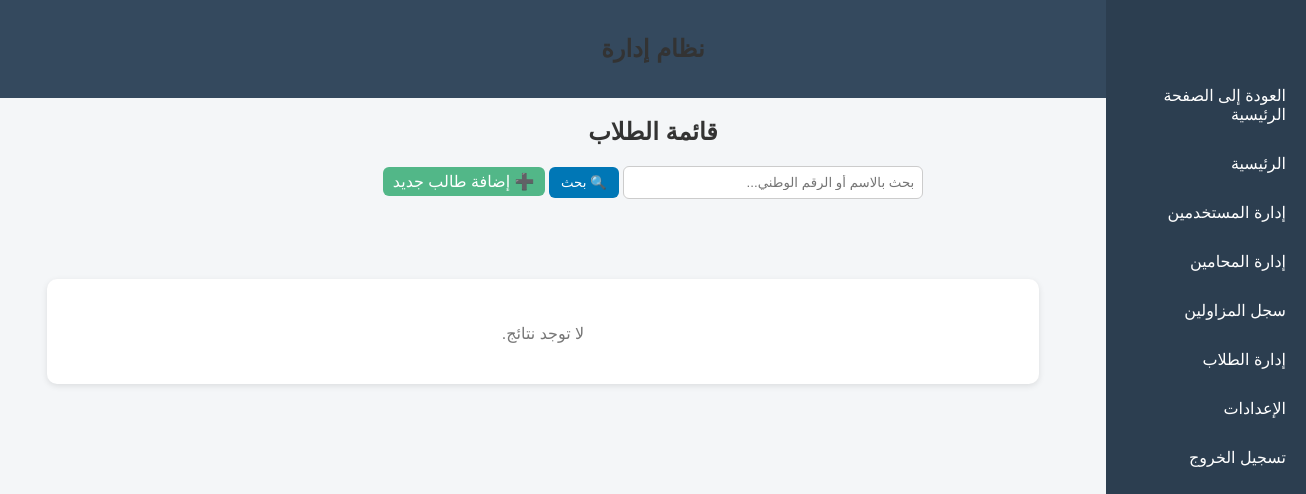
The page /admin/students/students.php (signed in) on the database as committed earlier.
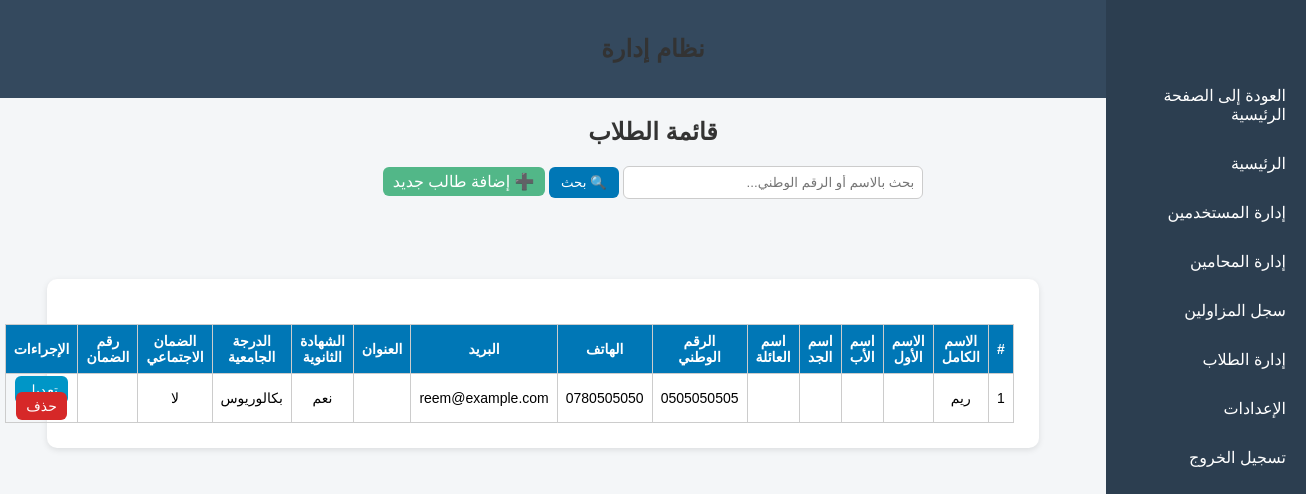
The same page on the database as committed later.
### tables this page shows
CREATE TABLE `students` (
  `student_id` int(11) NOT NULL,
  `user_id` int(11) NOT NULL,
  `highschool_certificate` enum('نعم','لا') NOT NULL DEFAULT 'لا',
  `university_degree` enum('بكالوريوس','ماجستير','دكتوراه') DEFAULT NULL,
  `no_conviction_doc` varchar(255) DEFAULT NULL,
  `good_conduct_doc` varchar(255) DEFAULT NULL,
  `social_security` enum('نعم','لا') NOT NULL DEFAULT 'لا',
  `social_security_number` varchar(100) DEFAULT NULL,
  `created_at` datetime NOT NULL DEFAULT current_timestamp(),
  `updated_at` datetime NOT NULL DEFAULT current_timestamp() ON UPDATE current_timestamp(),
  `full_name` varchar(200) DEFAULT NULL,
  `first_name` varchar(100) DEFAULT NULL,
  `father_name` varchar(100) DEFAULT NULL,
  `grandfather_name` varchar(100) DEFAULT NULL,
  `family_name` varchar(100) DEFAULT NULL,
  `national_id` varchar(30) DEFAULT NULL,
  `phone` varchar(30) DEFAULT NULL,
  `email` varchar(150) DEFAULT NULL,
  `home_address` varchar(255) DEFAULT NULL
);

CREATE TABLE `users` (
  `user_id` int(11) NOT NULL,
  `full_name` varchar(200) NOT NULL,
  `national_id` varchar(30) NOT NULL,
  `phone` varchar(30) DEFAULT NULL,
  `email` varchar(150) NOT NULL,
  `address` varchar(255) DEFAULT NULL,
  `password` varchar(255) NOT NULL,
  `role` enum('student','lawyer','admin') NOT NULL DEFAULT 'student',
  `created_at` datetime NOT NULL DEFAULT current_timestamp(),
  `updated_at` datetime NOT NULL DEFAULT current_timestamp() ON UPDATE current_timestamp(),
  `first_name` varchar(100) DEFAULT NULL,
  `father_name` varchar(100) DEFAULT NULL,
  `grandfather_name` varchar(100) DEFAULT NULL,
  `family_name` varchar(100) DEFAULT NULL,
  `home_address` varchar(255) DEFAULT NULL,
  `office_address` varchar(255) DEFAULT NULL,
  `highschool_certificate` enum('نعم','لا') DEFAULT 'لا',
  `university_degree` enum('بكالوريوس','ماجستير','دكتوراه') DEFAULT NULL,
  `no_conviction_doc` varchar(255) DEFAULT NULL,
  `good_conduct_doc` varchar(255) DEFAULT NULL,
  `social_security` enum('نعم','لا') DEFAULT 'لا',
  `social_security_number` varchar(100) DEFAULT NULL
);

### admin/students/students.php (the view, shortened to what this page needs)
<?php
require_once("../../config/db.php");
include("../includes/header.php");
$search = $_GET['search'] ?? "";
$query = "
    SELECT s.*, u.full_name, u.first_name, u.father_name, u.grandfather_name, u.family_name,
           u.national_id, u.phone, u.email, u.home_address
    FROM students s
    JOIN users u ON s.user_id = u.user_id
";
$query .= " ORDER BY u.full_name ASC";
$stmt = $pdo->prepare($query);
if ($search) {
    $stmt->execute([":s" => "%$search%"]);
} else {
    $stmt->execute();
}
$students = $stmt->fetchAll(PDO::FETCH_ASSOC);
?>
<!DOCTYPE html>
<html lang="ar" dir="rtl">
<head>
<link rel="stylesheet" href="../../assets/css/admin.css">
</head>
<body>
<h2>قائمة الطلاب</h2>
<form method="GET">
    <input type="text" name="search" placeholder="بحث بالاسم أو الرقم الوطني..." value="<?= htmlspecialchars($search) ?>">
    <button type="submit">🔍 بحث</button>
    <a href="add_student.php" class="btn" style="background:#52b788;">➕ إضافة طالب جديد</a>
</form>
<div class="admin-container">
<?php include("../includes/sidebar.php"); ?>
<div class="container">
<?php if ($students): ?>
<table>
<thead>
<tr>
    <th>#</th>
    <th>الاسم الكامل</th>
    <th>الاسم الأول</th>
    <th>اسم الأب</th>
    <th>اسم الجد</th>
    <th>اسم العائلة</th>
    <th>الرقم الوطني</th>
    <th>الهاتف</th>
    <th>البريد</th>
    <th>العنوان</th>
    <th>الشهادة الثانوية</th>
    <th>الدرجة الجامعية</th>
    <th>الضمان الاجتماعي</th>
    <th>رقم الضمان</th>
    <th>الإجراءات</th>
</tr>
</thead>
<tbody>
<?php foreach ($students as $i => $s): ?>
<tr>
    <td><?= $i+1 ?></td>
    <td><?= htmlspecialchars($s['full_name']) ?></td>
    <td><?= htmlspecialchars($s['first_name']) ?></td>
    <td><?= htmlspecialchars($s['father_name']) ?></td>
    <td><?= htmlspecialchars($s['grandfather_name']) ?></td>
    <td><?= htmlspecialchars($s['family_name']) ?></td>
    <td><?= htmlspecialchars($s['national_id']) ?></td>
    <td><?= htmlspecialchars($s['phone']) ?></td>
    <td><?= htmlspecialchars($s['email']) ?></td>
    <td><?= htmlspecialchars($s['home_address']) ?></td>
    <td><?= htmlspecialchars($s['highschool_certificate']) ?></td>
    <td><?= htmlspecialchars($s['university_degree']) ?></td>
    <td><?= htmlspecialchars($s['social_security']) ?></td>
    <td><?= htmlspecialchars($s['social_security_number']) ?></td>
    <td>
        <a class="btn edit-btn" href="edit_student.php?id=<?= $s['student_id'] ?>">تعديل</a>
        <a class="btn delete-btn" onclick="return confirm('هل أنت متأكد من حذف هذا الطالب؟')" href="delete_student.php?id=<?= $s['student_id'] ?>">حذف</a>
    </td>
</tr>
<?php endforeach; ?>
</tbody>
</table>
<?php else: ?>
<p class="no-data">لا توجد نتائج.</p>
<?php endif; ?>
</div>
</div>
</body>
</html>

Rows that differ between the two databases and show on the page:
added students: user.full_name "ريم", user.national_id "0505050505", user.phone "0780505050", user.email "reem@example.com", highschool_certificate "نعم", university_degree "بكالوريوس", social_security "لا"
Other text that changed with them:
text no longer shown: "لا توجد نتائج."
text now shown: "# الاسم الكامل الاسم الأول اسم الأب اسم الجد اسم العائلة الرقم الوطني الهاتف البريد العنوان الشهادة الثانوية الدرجة الجامعية الضمان الاجتماعي رقم الضمان الإجراءات"
